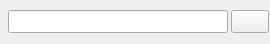
<?xml version="1.0" encoding="UTF-8"?>
<ui version="4.0">
 <class>GreeterLineEdit</class>
 <widget class="QWidget" name="GreeterLineEdit">
  <property name="geometry">
   <rect>
    <x>0</x>
    <y>0</y>
    <width>270</width>
    <height>44</height>
   </rect>
  </property>
  <property name="sizePolicy">
   <sizepolicy hsizetype="Maximum" vsizetype="Maximum">
    <horstretch>0</horstretch>
    <verstretch>0</verstretch>
   </sizepolicy>
  </property>
  <property name="minimumSize">
   <size>
    <width>130</width>
    <height>30</height>
   </size>
  </property>
  <property name="maximumSize">
   <size>
    <width>270</width>
    <height>44</height>
   </size>
  </property>
  <property name="windowTitle">
   <string>Form</string>
  </property>
  <property name="styleSheet">
   <string notr="true"/>
  </property>
  <layout class="QHBoxLayout" name="horizontalLayout">
   <property name="spacing">
    <number>1</number>
   </property>
   <property name="leftMargin">
    <number>8</number>
   </property>
   <property name="topMargin">
    <number>1</number>
   </property>
   <property name="rightMargin">
    <number>1</number>
   </property>
   <property name="bottomMargin">
    <number>1</number>
   </property>
   <item>
    <widget class="QLineEdit" name="edit">
     <property name="font">
      <font>
       <pointsize>10</pointsize>
      </font>
     </property>
     <property name="styleSheet">
      <string notr="true"/>
     </property>
     <property name="maxLength">
      <number>32767</number>
     </property>
     <property name="echoMode">
      <enum>QLineEdit::Password</enum>
     </property>
    </widget>
   </item>
   <item>
    <widget class="QWidget" name="separator" native="true">
     <property name="sizePolicy">
      <sizepolicy hsizetype="Fixed" vsizetype="Fixed">
       <horstretch>0</horstretch>
       <verstretch>0</verstretch>
      </sizepolicy>
     </property>
     <property name="minimumSize">
      <size>
       <width>1</width>
       <height>16</height>
      </size>
     </property>
     <property name="maximumSize">
      <size>
       <width>1</width>
       <height>16</height>
      </size>
     </property>
     <property name="styleSheet">
      <string notr="true"/>
     </property>
    </widget>
   </item>
   <item alignment="Qt::AlignVCenter">
    <widget class="QToolButton" name="button">
     <property name="sizePolicy">
      <sizepolicy hsizetype="Fixed" vsizetype="Maximum">
       <horstretch>0</horstretch>
       <verstretch>0</verstretch>
      </sizepolicy>
     </property>
     <property name="minimumSize">
      <size>
       <width>38</width>
       <height>20</height>
      </size>
     </property>
     <property name="maximumSize">
      <size>
       <width>38</width>
       <height>38</height>
      </size>
     </property>
     <property name="focusPolicy">
      <enum>Qt::ClickFocus</enum>
     </property>
     <property name="styleSheet">
      <string notr="true"/>
     </property>
     <property name="text">
      <string/>
     </property>
    </widget>
   </item>
  </layout>
 </widget>
 <resources/>
 <connections/>
</ui>
